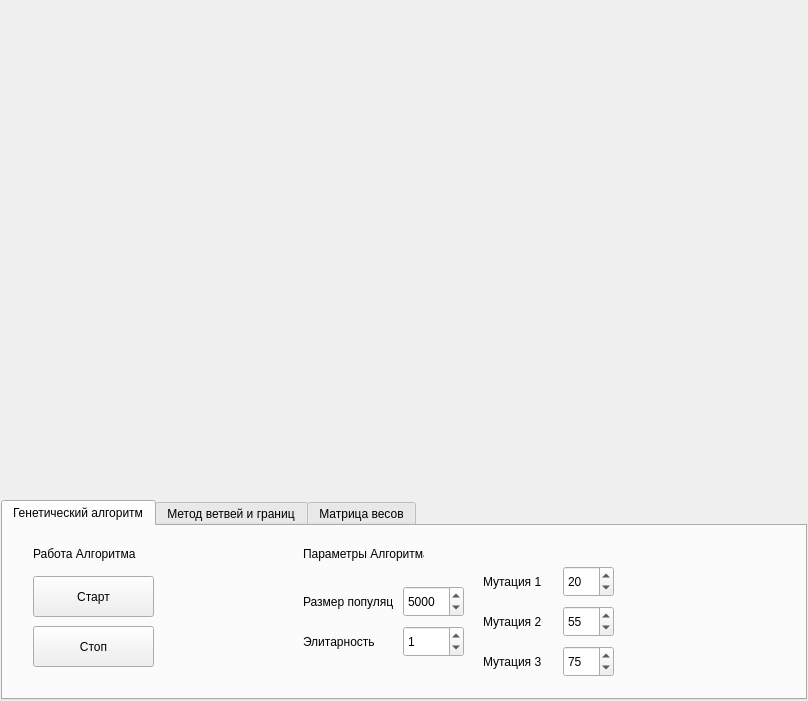
<?xml version="1.0" encoding="UTF-8"?>
<ui version="4.0">
 <class>TSP_SolverWindow</class>
 <widget class="QWidget" name="TSP_SolverWindow">
  <property name="geometry">
   <rect>
    <x>0</x>
    <y>0</y>
    <width>808</width>
    <height>701</height>
   </rect>
  </property>
  <property name="windowTitle">
   <string>Form</string>
  </property>
  <layout class="QGridLayout" name="gridLayout_4">
   <property name="leftMargin">
    <number>0</number>
   </property>
   <property name="topMargin">
    <number>0</number>
   </property>
   <property name="rightMargin">
    <number>0</number>
   </property>
   <property name="bottomMargin">
    <number>0</number>
   </property>
   <property name="spacing">
    <number>0</number>
   </property>
   <item row="0" column="0">
    <widget class="QWidget" name="centralWidget" native="true">
     <layout class="QVBoxLayout" name="centralWidget_2">
      <property name="spacing">
       <number>0</number>
      </property>
      <property name="leftMargin">
       <number>1</number>
      </property>
      <property name="topMargin">
       <number>1</number>
      </property>
      <property name="rightMargin">
       <number>1</number>
      </property>
      <property name="bottomMargin">
       <number>1</number>
      </property>
      <item>
       <widget class="QWidget" name="widget_2" native="true">
        <layout class="QGridLayout" name="gridLayout">
         <property name="leftMargin">
          <number>0</number>
         </property>
         <property name="topMargin">
          <number>0</number>
         </property>
         <property name="rightMargin">
          <number>0</number>
         </property>
         <property name="bottomMargin">
          <number>0</number>
         </property>
         <property name="horizontalSpacing">
          <number>0</number>
         </property>
         <item row="0" column="0">
          <layout class="QVBoxLayout" name="verticalLayout"/>
         </item>
        </layout>
       </widget>
      </item>
      <item>
       <widget class="QWidget" name="widget" native="true">
        <property name="maximumSize">
         <size>
          <width>16777215</width>
          <height>200</height>
         </size>
        </property>
        <layout class="QGridLayout" name="gridLayout_2">
         <property name="leftMargin">
          <number>0</number>
         </property>
         <property name="topMargin">
          <number>0</number>
         </property>
         <property name="rightMargin">
          <number>0</number>
         </property>
         <property name="bottomMargin">
          <number>0</number>
         </property>
         <property name="spacing">
          <number>0</number>
         </property>
         <item row="0" column="0">
          <widget class="QTabWidget" name="tabWidget">
           <property name="currentIndex">
            <number>0</number>
           </property>
           <widget class="QWidget" name="tabGA">
            <attribute name="title">
             <string>Генетический алгоритм</string>
            </attribute>
            <widget class="QPushButton" name="StartGABut">
             <property name="geometry">
              <rect>
               <x>30</x>
               <y>50</y>
               <width>121</width>
               <height>41</height>
              </rect>
             </property>
             <property name="text">
              <string>Старт</string>
             </property>
             <property name="checkable">
              <bool>true</bool>
             </property>
            </widget>
            <widget class="QPushButton" name="StopGABut">
             <property name="geometry">
              <rect>
               <x>30</x>
               <y>100</y>
               <width>121</width>
               <height>41</height>
              </rect>
             </property>
             <property name="text">
              <string>Стоп</string>
             </property>
             <property name="checkable">
              <bool>false</bool>
             </property>
            </widget>
            <widget class="QSpinBox" name="spinBox">
             <property name="geometry">
              <rect>
               <x>400</x>
               <y>60</y>
               <width>61</width>
               <height>31</height>
              </rect>
             </property>
             <property name="maximum">
              <number>100000</number>
             </property>
             <property name="value">
              <number>5000</number>
             </property>
            </widget>
            <widget class="QSpinBox" name="spinBox_2">
             <property name="geometry">
              <rect>
               <x>400</x>
               <y>100</y>
               <width>61</width>
               <height>31</height>
              </rect>
             </property>
             <property name="maximum">
              <number>100</number>
             </property>
             <property name="value">
              <number>1</number>
             </property>
            </widget>
            <widget class="QSpinBox" name="spinBox_3">
             <property name="geometry">
              <rect>
               <x>560</x>
               <y>40</y>
               <width>51</width>
               <height>31</height>
              </rect>
             </property>
             <property name="maximum">
              <number>100</number>
             </property>
             <property name="value">
              <number>20</number>
             </property>
            </widget>
            <widget class="QSpinBox" name="spinBox_4">
             <property name="geometry">
              <rect>
               <x>560</x>
               <y>80</y>
               <width>51</width>
               <height>31</height>
              </rect>
             </property>
             <property name="maximum">
              <number>100</number>
             </property>
             <property name="value">
              <number>55</number>
             </property>
            </widget>
            <widget class="QSpinBox" name="spinBox_5">
             <property name="geometry">
              <rect>
               <x>560</x>
               <y>120</y>
               <width>51</width>
               <height>31</height>
              </rect>
             </property>
             <property name="maximum">
              <number>100</number>
             </property>
             <property name="value">
              <number>75</number>
             </property>
            </widget>
            <widget class="QLabel" name="label">
             <property name="geometry">
              <rect>
               <x>300</x>
               <y>60</y>
               <width>91</width>
               <height>31</height>
              </rect>
             </property>
             <property name="text">
              <string>Размер популяции</string>
             </property>
            </widget>
            <widget class="QLabel" name="label_2">
             <property name="geometry">
              <rect>
               <x>300</x>
               <y>100</y>
               <width>91</width>
               <height>31</height>
              </rect>
             </property>
             <property name="text">
              <string>Элитарность</string>
             </property>
            </widget>
            <widget class="QLabel" name="label_3">
             <property name="geometry">
              <rect>
               <x>480</x>
               <y>40</y>
               <width>71</width>
               <height>31</height>
              </rect>
             </property>
             <property name="text">
              <string>Мутация 1</string>
             </property>
            </widget>
            <widget class="QLabel" name="label_4">
             <property name="geometry">
              <rect>
               <x>480</x>
               <y>80</y>
               <width>71</width>
               <height>31</height>
              </rect>
             </property>
             <property name="text">
              <string>Мутация 2</string>
             </property>
            </widget>
            <widget class="QLabel" name="label_5">
             <property name="geometry">
              <rect>
               <x>480</x>
               <y>120</y>
               <width>71</width>
               <height>31</height>
              </rect>
             </property>
             <property name="text">
              <string>Мутация 3</string>
             </property>
            </widget>
            <widget class="QLabel" name="label_6">
             <property name="geometry">
              <rect>
               <x>30</x>
               <y>20</y>
               <width>111</width>
               <height>16</height>
              </rect>
             </property>
             <property name="text">
              <string>Работа Алгоритма</string>
             </property>
            </widget>
            <widget class="QLabel" name="label_7">
             <property name="geometry">
              <rect>
               <x>300</x>
               <y>20</y>
               <width>121</width>
               <height>16</height>
              </rect>
             </property>
             <property name="text">
              <string>Параметры Алгоритма</string>
             </property>
            </widget>
           </widget>
           <widget class="QWidget" name="tabBB">
            <attribute name="title">
             <string>Метод ветвей и границ</string>
            </attribute>
            <widget class="QPushButton" name="StartBBBut">
             <property name="geometry">
              <rect>
               <x>30</x>
               <y>50</y>
               <width>121</width>
               <height>41</height>
              </rect>
             </property>
             <property name="text">
              <string>Старт</string>
             </property>
             <property name="checkable">
              <bool>true</bool>
             </property>
            </widget>
            <widget class="QPushButton" name="StopBBBut">
             <property name="geometry">
              <rect>
               <x>30</x>
               <y>100</y>
               <width>121</width>
               <height>41</height>
              </rect>
             </property>
             <property name="text">
              <string>Стоп</string>
             </property>
             <property name="checkable">
              <bool>false</bool>
             </property>
            </widget>
            <widget class="QLabel" name="label_8">
             <property name="geometry">
              <rect>
               <x>30</x>
               <y>20</y>
               <width>111</width>
               <height>16</height>
              </rect>
             </property>
             <property name="text">
              <string>Работа Алгоритма</string>
             </property>
            </widget>
           </widget>
           <widget class="QWidget" name="tabWM">
            <attribute name="title">
             <string>Матрица весов</string>
            </attribute>
            <layout class="QGridLayout" name="gridLayout_3">
             <property name="leftMargin">
              <number>0</number>
             </property>
             <property name="topMargin">
              <number>0</number>
             </property>
             <property name="rightMargin">
              <number>0</number>
             </property>
             <property name="bottomMargin">
              <number>0</number>
             </property>
             <property name="spacing">
              <number>0</number>
             </property>
             <item row="0" column="0">
              <widget class="QTextEdit" name="textEdit">
               <property name="readOnly">
                <bool>true</bool>
               </property>
              </widget>
             </item>
             <item row="1" column="0">
              <widget class="QPushButton" name="UpdateBut">
               <property name="text">
                <string>Обновить матрицу</string>
               </property>
              </widget>
             </item>
            </layout>
           </widget>
          </widget>
         </item>
        </layout>
       </widget>
      </item>
     </layout>
    </widget>
   </item>
  </layout>
  <action name="actionStartGA">
   <property name="checkable">
    <bool>true</bool>
   </property>
   <property name="text">
    <string>StartGA</string>
   </property>
  </action>
  <action name="actionStartBB">
   <property name="checkable">
    <bool>true</bool>
   </property>
   <property name="text">
    <string>StartBB</string>
   </property>
  </action>
  <action name="actionClear">
   <property name="text">
    <string>Очистить граф</string>
   </property>
  </action>
  <action name="actionStopGA">
   <property name="text">
    <string>StopGA</string>
   </property>
   <property name="toolTip">
    <string>StopGA</string>
   </property>
  </action>
  <action name="actionStopBB">
   <property name="text">
    <string>StopBB</string>
   </property>
   <property name="toolTip">
    <string>StopBB</string>
   </property>
  </action>
 </widget>
 <layoutdefault spacing="6" margin="11"/>
 <resources/>
 <connections>
  <connection>
   <sender>StartGABut</sender>
   <signal>toggled(bool)</signal>
   <receiver>actionStartGA</receiver>
   <slot>toggle()</slot>
   <hints>
    <hint type="sourcelabel">
     <x>59</x>
     <y>419</y>
    </hint>
    <hint type="destinationlabel">
     <x>-1</x>
     <y>-1</y>
    </hint>
   </hints>
  </connection>
  <connection>
   <sender>StopBBBut</sender>
   <signal>pressed()</signal>
   <receiver>actionStopBB</receiver>
   <slot>trigger()</slot>
   <hints>
    <hint type="sourcelabel">
     <x>289</x>
     <y>419</y>
    </hint>
    <hint type="destinationlabel">
     <x>-1</x>
     <y>-1</y>
    </hint>
   </hints>
  </connection>
  <connection>
   <sender>StopGABut</sender>
   <signal>pressed()</signal>
   <receiver>actionStopGA</receiver>
   <slot>trigger()</slot>
   <hints>
    <hint type="sourcelabel">
     <x>77</x>
     <y>431</y>
    </hint>
    <hint type="destinationlabel">
     <x>-1</x>
     <y>-1</y>
    </hint>
   </hints>
  </connection>
  <connection>
   <sender>StartBBBut</sender>
   <signal>toggled(bool)</signal>
   <receiver>actionStartBB</receiver>
   <slot>toggle()</slot>
   <hints>
    <hint type="sourcelabel">
     <x>92</x>
     <y>574</y>
    </hint>
    <hint type="destinationlabel">
     <x>-1</x>
     <y>-1</y>
    </hint>
   </hints>
  </connection>
 </connections>
</ui>
